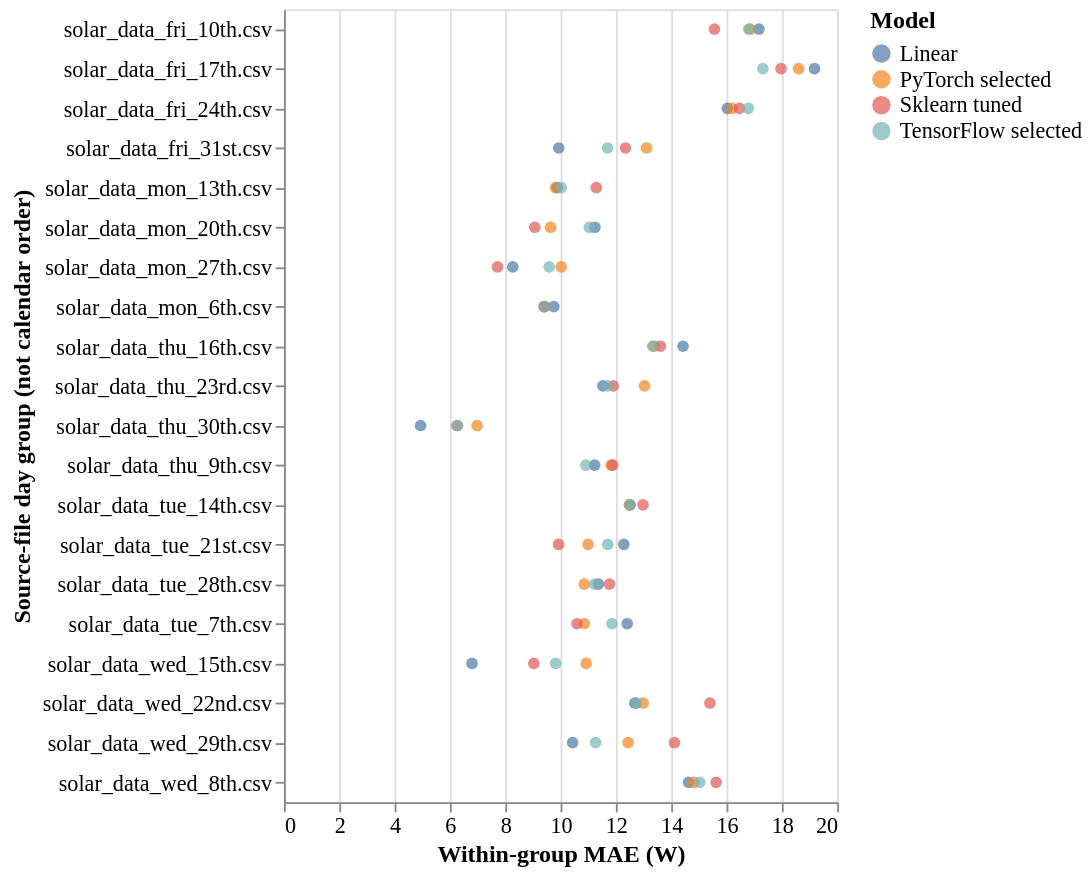

Express this chart as Vega-Lite.
### Vega-Lite specification from a JSON file in a GitHub repository (floating-point values rounded to 4 significant figures)
{"config": {"view": {"continuousWidth": 300, "continuousHeight": 300}, "axis": {"labelFontSize": 12, "titleFontSize": 13}, "font": "Times New Roman", "legend": {"labelFontSize": 12, "titleFontSize": 13}}, "data": {"name": "data-784fc4db87808df68d1c8dfe3b9fadae"}, "mark": {"type": "point", "filled": true, "size": 40}, "encoding": {"color": {"field": "model", "title": "Model", "type": "nominal"}, "tooltip": [{"field": "day_id", "type": "nominal"}, {"field": "model", "type": "nominal"}, {"field": "MAE (W)", "format": ".3f", "type": "quantitative"}], "x": {"field": "MAE (W)", "scale": {"zero": true}, "title": "Within-group MAE (W)", "type": "quantitative"}, "y": {"field": "day_id", "title": "Source-file day group (not calendar order)", "type": "nominal"}}, "height": 430, "$schema": "https://vega.github.io/schema/vega-lite/v6.4.1.json", "datasets": {"data-784fc4db87808df68d1c8dfe3b9fadae": [{"day_id": "solar_data_fri_10th.csv", "model": "Linear", "MAE (W)": 17.17}, {"day_id": "solar_data_fri_10th.csv", "model": "PyTorch selected", "MAE (W)": 16.85}, {"day_id": "solar_data_fri_10th.csv", "model": "Sklearn tuned", "MAE (W)": 15.56}, {"day_id": "solar_data_fri_10th.csv", "model": "TensorFlow selected", "MAE (W)": 16.8}, {"day_id": "solar_data_fri_17th.csv", "model": "Linear", "MAE (W)": 19.18}, {"day_id": "solar_data_fri_17th.csv", "model": "PyTorch selected", "MAE (W)": 18.61}, {"day_id": "solar_data_fri_17th.csv", "model": "Sklearn tuned", "MAE (W)": 17.97}, {"day_id": "solar_data_fri_17th.csv", "model": "TensorFlow selected", "MAE (W)": 17.31}, {"day_id": "solar_data_fri_24th.csv", "model": "Linear", "MAE (W)": 16.03}, {"day_id": "solar_data_fri_24th.csv", "model": "PyTorch selected", "MAE (W)": 16.2}, {"day_id": "solar_data_fri_24th.csv", "model": "Sklearn tuned", "MAE (W)": 16.47}, {"day_id": "solar_data_fri_24th.csv", "model": "TensorFlow selected", "MAE (W)": 16.79}, {"day_id": "solar_data_fri_31st.csv", "model": "Linear", "MAE (W)": 9.935}, {"day_id": "solar_data_fri_31st.csv", "model": "PyTorch selected", "MAE (W)": 13.11}, {"day_id": "solar_data_fri_31st.csv", "model": "Sklearn tuned", "MAE (W)": 12.35}, {"day_id": "solar_data_fri_31st.csv", "model": "TensorFlow selected", "MAE (W)": 11.7}, {"day_id": "solar_data_mon_13th.csv", "model": "Linear", "MAE (W)": 9.873}, {"day_id": "solar_data_mon_13th.csv", "model": "PyTorch selected", "MAE (W)": 9.822}, {"day_id": "solar_data_mon_13th.csv", "model": "Sklearn tuned", "MAE (W)": 11.29}, {"day_id": "solar_data_mon_13th.csv", "model": "TensorFlow selected", "MAE (W)": 10.03}, {"day_id": "solar_data_mon_20th.csv", "model": "Linear", "MAE (W)": 11.24}, {"day_id": "solar_data_mon_20th.csv", "model": "PyTorch selected", "MAE (W)": 9.637}, {"day_id": "solar_data_mon_20th.csv", "model": "Sklearn tuned", "MAE (W)": 9.068}, {"day_id": "solar_data_mon_20th.csv", "model": "TensorFlow selected", "MAE (W)": 11.04}, {"day_id": "solar_data_mon_27th.csv", "model": "Linear", "MAE (W)": 8.272}, {"day_id": "solar_data_mon_27th.csv", "model": "PyTorch selected", "MAE (W)": 10.03}, {"day_id": "solar_data_mon_27th.csv", "model": "Sklearn tuned", "MAE (W)": 7.723}, {"day_id": "solar_data_mon_27th.csv", "model": "TensorFlow selected", "MAE (W)": 9.589}, {"day_id": "solar_data_mon_6th.csv", "model": "Linear", "MAE (W)": 9.756}, {"day_id": "solar_data_mon_6th.csv", "model": "PyTorch selected", "MAE (W)": 9.425}, {"day_id": "solar_data_mon_6th.csv", "model": "Sklearn tuned", "MAE (W)": 9.4}, {"day_id": "solar_data_mon_6th.csv", "model": "TensorFlow selected", "MAE (W)": 9.414}, {"day_id": "solar_data_thu_16th.csv", "model": "Linear", "MAE (W)": 14.43}, {"day_id": "solar_data_thu_16th.csv", "model": "PyTorch selected", "MAE (W)": 13.38}, {"day_id": "solar_data_thu_16th.csv", "model": "Sklearn tuned", "MAE (W)": 13.61}, {"day_id": "solar_data_thu_16th.csv", "model": "TensorFlow selected", "MAE (W)": 13.33}, {"day_id": "solar_data_thu_23rd.csv", "model": "Linear", "MAE (W)": 11.53}, {"day_id": "solar_data_thu_23rd.csv", "model": "PyTorch selected", "MAE (W)": 13.03}, {"day_id": "solar_data_thu_23rd.csv", "model": "Sklearn tuned", "MAE (W)": 11.91}, {"day_id": "solar_data_thu_23rd.csv", "model": "TensorFlow selected", "MAE (W)": 11.7}, {"day_id": "solar_data_thu_30th.csv", "model": "Linear", "MAE (W)": 4.938}, {"day_id": "solar_data_thu_30th.csv", "model": "PyTorch selected", "MAE (W)": 6.983}, {"day_id": "solar_data_thu_30th.csv", "model": "Sklearn tuned", "MAE (W)": 6.258}, {"day_id": "solar_data_thu_30th.csv", "model": "TensorFlow selected", "MAE (W)": 6.279}, {"day_id": "solar_data_thu_9th.csv", "model": "Linear", "MAE (W)": 11.23}, {"day_id": "solar_data_thu_9th.csv", "model": "PyTorch selected", "MAE (W)": 11.83}, {"day_id": "solar_data_thu_9th.csv", "model": "Sklearn tuned", "MAE (W)": 11.89}, {"day_id": "solar_data_thu_9th.csv", "model": "TensorFlow selected", "MAE (W)": 10.91}, {"day_id": "solar_data_tue_14th.csv", "model": "Linear", "MAE (W)": 12.51}, {"day_id": "solar_data_tue_14th.csv", "model": "PyTorch selected", "MAE (W)": 12.49}, {"day_id": "solar_data_tue_14th.csv", "model": "Sklearn tuned", "MAE (W)": 12.98}, {"day_id": "solar_data_tue_14th.csv", "model": "TensorFlow selected", "MAE (W)": 12.51}, {"day_id": "solar_data_tue_21st.csv", "model": "Linear", "MAE (W)": 12.29}, {"day_id": "solar_data_tue_21st.csv", "model": "PyTorch selected", "MAE (W)": 10.99}, {"day_id": "solar_data_tue_21st.csv", "model": "Sklearn tuned", "MAE (W)": 9.929}, {"day_id": "solar_data_tue_21st.csv", "model": "TensorFlow selected", "MAE (W)": 11.71}, {"day_id": "solar_data_tue_28th.csv", "model": "Linear", "MAE (W)": 11.37}, {"day_id": "solar_data_tue_28th.csv", "model": "PyTorch selected", "MAE (W)": 10.86}, {"day_id": "solar_data_tue_28th.csv", "model": "Sklearn tuned", "MAE (W)": 11.77}, {"day_id": "solar_data_tue_28th.csv", "model": "TensorFlow selected", "MAE (W)": 11.23}, {"day_id": "solar_data_tue_7th.csv", "model": "Linear", "MAE (W)": 12.41}, {"day_id": "solar_data_tue_7th.csv", "model": "PyTorch selected", "MAE (W)": 10.86}, {"day_id": "solar_data_tue_7th.csv", "model": "Sklearn tuned", "MAE (W)": 10.59}, {"day_id": "solar_data_tue_7th.csv", "model": "TensorFlow selected", "MAE (W)": 11.86}, {"day_id": "solar_data_wed_15th.csv", "model": "Linear", "MAE (W)": 6.797}, {"day_id": "solar_data_wed_15th.csv", "model": "PyTorch selected", "MAE (W)": 10.93}, {"day_id": "solar_data_wed_15th.csv", "model": "Sklearn tuned", "MAE (W)": 9.034}, {"day_id": "solar_data_wed_15th.csv", "model": "TensorFlow selected", "MAE (W)": 9.822}, {"day_id": "solar_data_wed_22nd.csv", "model": "Linear", "MAE (W)": 12.68}, {"day_id": "solar_data_wed_22nd.csv", "model": "PyTorch selected", "MAE (W)": 12.99}, {"day_id": "solar_data_wed_22nd.csv", "model": "Sklearn tuned", "MAE (W)": 15.4}, {"day_id": "solar_data_wed_22nd.csv", "model": "TensorFlow selected", "MAE (W)": 12.75}, {"day_id": "solar_data_wed_29th.csv", "model": "Linear", "MAE (W)": 10.44}, {"day_id": "solar_data_wed_29th.csv", "model": "PyTorch selected", "MAE (W)": 12.44}, {"day_id": "solar_data_wed_29th.csv", "model": "Sklearn tuned", "MAE (W)": 14.12}, {"day_id": "solar_data_wed_29th.csv", "model": "TensorFlow selected", "MAE (W)": 11.27}, {"day_id": "solar_data_wed_8th.csv", "model": "Linear", "MAE (W)": 14.63}, {"day_id": "solar_data_wed_8th.csv", "model": "PyTorch selected", "MAE (W)": 14.82}, {"day_id": "solar_data_wed_8th.csv", "model": "Sklearn tuned", "MAE (W)": 15.62}, {"day_id": "solar_data_wed_8th.csv", "model": "TensorFlow selected", "MAE (W)": 15.03}]}}
